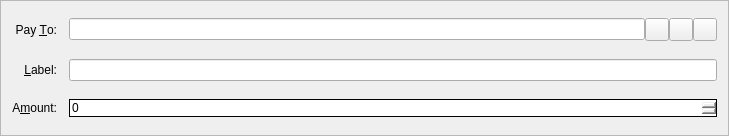
<?xml version="1.0" encoding="UTF-8"?>
<ui version="4.0">
 <class>SendCoinsEntry</class>
 <widget class="QFrame" name="SendCoinsEntry">
  <property name="geometry">
   <rect>
    <x>0</x>
    <y>0</y>
    <width>729</width>
    <height>136</height>
   </rect>
  </property>
  <property name="windowTitle">
   <string>Form</string>
  </property>
  <property name="styleSheet">
   <string notr="true">background-image: url(:/images/2s);</string>
  </property>
  <property name="frameShape">
   <enum>QFrame::StyledPanel</enum>
  </property>
  <property name="frameShadow">
   <enum>QFrame::Sunken</enum>
  </property>
  <layout class="QGridLayout" name="gridLayout">
   <property name="spacing">
    <number>12</number>
   </property>
   <item row="5" column="0">
    <widget class="QLabel" name="label">
     <property name="text">
      <string>A&amp;mount:</string>
     </property>
     <property name="alignment">
      <set>Qt::AlignRight|Qt::AlignTrailing|Qt::AlignVCenter</set>
     </property>
     <property name="buddy">
      <cstring>payAmount</cstring>
     </property>
    </widget>
   </item>
   <item row="3" column="0">
    <widget class="QLabel" name="label_2">
     <property name="text">
      <string>Pay &amp;To:</string>
     </property>
     <property name="alignment">
      <set>Qt::AlignRight|Qt::AlignTrailing|Qt::AlignVCenter</set>
     </property>
     <property name="buddy">
      <cstring>payTo</cstring>
     </property>
    </widget>
   </item>
   <item row="5" column="1">
    <widget class="BitcoinAmountField" name="payAmount">
     <property name="styleSheet">
      <string notr="true">border-style:solid;border-width:1</string>
     </property>
    </widget>
   </item>
   <item row="4" column="1">
    <layout class="QHBoxLayout" name="horizontalLayout_2">
     <property name="spacing">
      <number>0</number>
     </property>
     <item>
      <widget class="QValidatedLineEdit" name="addAsLabel">
       <property name="enabled">
        <bool>true</bool>
       </property>
       <property name="toolTip">
        <string>Enter a label for this address to add it to your address book</string>
       </property>
      </widget>
     </item>
    </layout>
   </item>
   <item row="4" column="0">
    <widget class="QLabel" name="label_4">
     <property name="text">
      <string>&amp;Label:</string>
     </property>
     <property name="alignment">
      <set>Qt::AlignRight|Qt::AlignTrailing|Qt::AlignVCenter</set>
     </property>
     <property name="buddy">
      <cstring>addAsLabel</cstring>
     </property>
    </widget>
   </item>
   <item row="3" column="1">
    <layout class="QHBoxLayout" name="payToLayout">
     <property name="spacing">
      <number>0</number>
     </property>
     <item>
      <widget class="QValidatedLineEdit" name="payTo">
       <property name="toolTip">
        <string>The address to send the payment to  (e.g. B8gZqgY4r2RoEdqYk3QsAqFckyf9pRHN6i)</string>
       </property>
       <property name="maxLength">
        <number>34</number>
       </property>
      </widget>
     </item>
     <item>
      <widget class="QToolButton" name="addressBookButton">
       <property name="toolTip">
        <string>Choose address from address book</string>
       </property>
       <property name="text">
        <string/>
       </property>
       <property name="icon">
        <iconset resource="../bitcoin.qrc">
         <normaloff>:/icons/address-book</normaloff>:/icons/address-book</iconset>
       </property>
       <property name="shortcut">
        <string>Alt+A</string>
       </property>
      </widget>
     </item>
     <item>
      <widget class="QToolButton" name="pasteButton">
       <property name="toolTip">
        <string>Paste address from clipboard</string>
       </property>
       <property name="text">
        <string/>
       </property>
       <property name="icon">
        <iconset resource="../bitcoin.qrc">
         <normaloff>:/icons/editpaste</normaloff>:/icons/editpaste</iconset>
       </property>
       <property name="shortcut">
        <string>Alt+P</string>
       </property>
      </widget>
     </item>
     <item>
      <widget class="QToolButton" name="deleteButton">
       <property name="toolTip">
        <string>Remove this recipient</string>
       </property>
       <property name="text">
        <string/>
       </property>
       <property name="icon">
        <iconset resource="../bitcoin.qrc">
         <normaloff>:/icons/remove</normaloff>:/icons/remove</iconset>
       </property>
      </widget>
     </item>
    </layout>
   </item>
  </layout>
 </widget>
 <customwidgets>
  <customwidget>
   <class>BitcoinAmountField</class>
   <extends>QSpinBox</extends>
   <header>bitcoinamountfield.h</header>
   <container>1</container>
  </customwidget>
  <customwidget>
   <class>QValidatedLineEdit</class>
   <extends>QLineEdit</extends>
   <header>qvalidatedlineedit.h</header>
  </customwidget>
 </customwidgets>
 <resources>
  <include location="../bitcoin.qrc"/>
 </resources>
 <connections/>
</ui>
